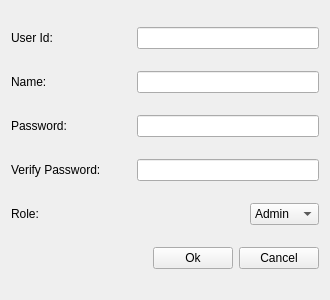
<?xml version="1.0" encoding="UTF-8"?>
<ui version="4.0">
 <class>Form</class>
 <widget class="QWidget" name="Form">
  <property name="geometry">
   <rect>
    <x>0</x>
    <y>0</y>
    <width>330</width>
    <height>300</height>
   </rect>
  </property>
  <property name="sizePolicy">
   <sizepolicy hsizetype="Fixed" vsizetype="Fixed">
    <horstretch>0</horstretch>
    <verstretch>0</verstretch>
   </sizepolicy>
  </property>
  <property name="minimumSize">
   <size>
    <width>330</width>
    <height>300</height>
   </size>
  </property>
  <property name="maximumSize">
   <size>
    <width>330</width>
    <height>300</height>
   </size>
  </property>
  <property name="windowTitle">
   <string>Informations</string>
  </property>
  <layout class="QVBoxLayout" name="verticalLayout">
   <item>
    <layout class="QHBoxLayout" name="horizontalLayout">
     <item>
      <widget class="QLabel" name="label">
       <property name="sizePolicy">
        <sizepolicy hsizetype="Fixed" vsizetype="Preferred">
         <horstretch>0</horstretch>
         <verstretch>0</verstretch>
        </sizepolicy>
       </property>
       <property name="minimumSize">
        <size>
         <width>120</width>
         <height>0</height>
        </size>
       </property>
       <property name="maximumSize">
        <size>
         <width>120</width>
         <height>16777215</height>
        </size>
       </property>
       <property name="text">
        <string>User Id:</string>
       </property>
      </widget>
     </item>
     <item>
      <widget class="QLineEdit" name="lineEdit">
       <property name="maxLength">
        <number>15</number>
       </property>
      </widget>
     </item>
    </layout>
   </item>
   <item>
    <layout class="QHBoxLayout" name="horizontalLayout_2">
     <item>
      <widget class="QLabel" name="label_2">
       <property name="sizePolicy">
        <sizepolicy hsizetype="Fixed" vsizetype="Preferred">
         <horstretch>0</horstretch>
         <verstretch>0</verstretch>
        </sizepolicy>
       </property>
       <property name="minimumSize">
        <size>
         <width>120</width>
         <height>0</height>
        </size>
       </property>
       <property name="maximumSize">
        <size>
         <width>120</width>
         <height>16777215</height>
        </size>
       </property>
       <property name="text">
        <string>Name:</string>
       </property>
      </widget>
     </item>
     <item>
      <widget class="QLineEdit" name="lineEdit_2">
       <property name="maxLength">
        <number>64</number>
       </property>
      </widget>
     </item>
    </layout>
   </item>
   <item>
    <layout class="QHBoxLayout" name="horizontalLayout_3">
     <item>
      <widget class="QLabel" name="label_3">
       <property name="sizePolicy">
        <sizepolicy hsizetype="Fixed" vsizetype="Preferred">
         <horstretch>0</horstretch>
         <verstretch>0</verstretch>
        </sizepolicy>
       </property>
       <property name="minimumSize">
        <size>
         <width>120</width>
         <height>0</height>
        </size>
       </property>
       <property name="maximumSize">
        <size>
         <width>120</width>
         <height>16777215</height>
        </size>
       </property>
       <property name="text">
        <string>Password:</string>
       </property>
      </widget>
     </item>
     <item>
      <widget class="QLineEdit" name="lineEdit_3">
       <property name="maxLength">
        <number>6</number>
       </property>
       <property name="echoMode">
        <enum>QLineEdit::Password</enum>
       </property>
      </widget>
     </item>
    </layout>
   </item>
   <item>
    <layout class="QHBoxLayout" name="horizontalLayout_4">
     <item>
      <widget class="QLabel" name="label_4">
       <property name="sizePolicy">
        <sizepolicy hsizetype="Fixed" vsizetype="Preferred">
         <horstretch>0</horstretch>
         <verstretch>0</verstretch>
        </sizepolicy>
       </property>
       <property name="minimumSize">
        <size>
         <width>120</width>
         <height>0</height>
        </size>
       </property>
       <property name="maximumSize">
        <size>
         <width>120</width>
         <height>16777215</height>
        </size>
       </property>
       <property name="text">
        <string>Verify Password:</string>
       </property>
      </widget>
     </item>
     <item>
      <widget class="QLineEdit" name="lineEdit_4">
       <property name="maxLength">
        <number>6</number>
       </property>
       <property name="echoMode">
        <enum>QLineEdit::Password</enum>
       </property>
      </widget>
     </item>
    </layout>
   </item>
   <item>
    <layout class="QHBoxLayout" name="horizontalLayout_5">
     <item>
      <widget class="QLabel" name="label_5">
       <property name="sizePolicy">
        <sizepolicy hsizetype="Expanding" vsizetype="Preferred">
         <horstretch>0</horstretch>
         <verstretch>0</verstretch>
        </sizepolicy>
       </property>
       <property name="minimumSize">
        <size>
         <width>120</width>
         <height>0</height>
        </size>
       </property>
       <property name="maximumSize">
        <size>
         <width>16777215</width>
         <height>16777215</height>
        </size>
       </property>
       <property name="text">
        <string>Role:</string>
       </property>
      </widget>
     </item>
     <item>
      <widget class="QComboBox" name="comboBox">
       <item>
        <property name="text">
         <string>Admin</string>
        </property>
       </item>
       <item>
        <property name="text">
         <string>Normal</string>
        </property>
       </item>
      </widget>
     </item>
    </layout>
   </item>
   <item>
    <layout class="QHBoxLayout" name="horizontalLayout_6">
     <item>
      <spacer name="horizontalSpacer">
       <property name="orientation">
        <enum>Qt::Horizontal</enum>
       </property>
       <property name="sizeHint" stdset="0">
        <size>
         <width>40</width>
         <height>20</height>
        </size>
       </property>
      </spacer>
     </item>
     <item>
      <widget class="QPushButton" name="okButton">
       <property name="text">
        <string>Ok</string>
       </property>
      </widget>
     </item>
     <item>
      <widget class="QPushButton" name="cancelButton">
       <property name="text">
        <string>Cancel</string>
       </property>
      </widget>
     </item>
    </layout>
   </item>
  </layout>
 </widget>
 <resources/>
 <connections/>
</ui>
